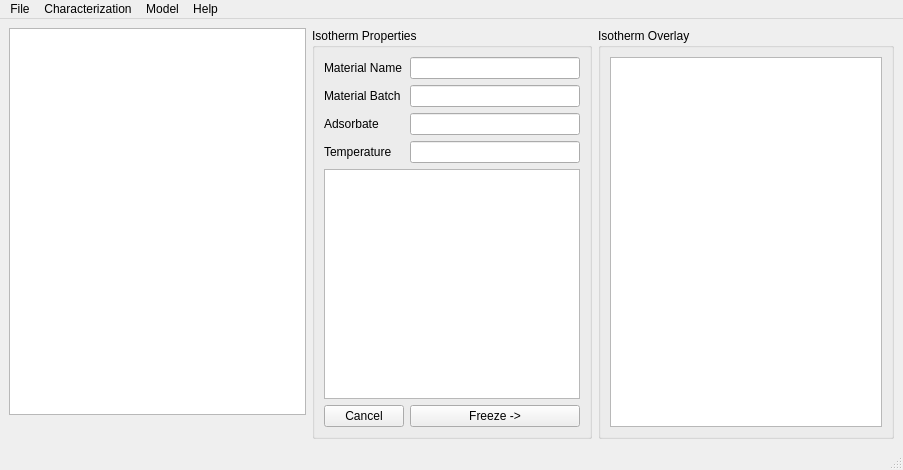
<?xml version="1.0" encoding="UTF-8"?>
<ui version="4.0">
 <class>MainWindow</class>
 <widget class="QMainWindow" name="MainWindow">
  <property name="geometry">
   <rect>
    <x>0</x>
    <y>0</y>
    <width>903</width>
    <height>470</height>
   </rect>
  </property>
  <property name="windowTitle">
   <string>pyGAPS-gui</string>
  </property>
  <property name="windowIcon">
   <iconset>
    <normaloff>:/res/designer/icons/01_Warning_48x48.png</normaloff>:/res/designer/icons/01_Warning_48x48.png</iconset>
  </property>
  <widget class="QWidget" name="centralwidget">
   <layout class="QGridLayout" name="gridLayout">
    <item row="0" column="10" rowspan="5">
     <widget class="QGroupBox" name="propertiesGroup">
      <property name="sizePolicy">
       <sizepolicy hsizetype="Maximum" vsizetype="Expanding">
        <horstretch>0</horstretch>
        <verstretch>0</verstretch>
       </sizepolicy>
      </property>
      <property name="title">
       <string>Isotherm Properties</string>
      </property>
      <layout class="QGridLayout" name="gridLayout_2">
       <item row="2" column="1">
        <widget class="QLineEdit" name="adsorbateLineEdit"/>
       </item>
       <item row="3" column="0">
        <widget class="QLabel" name="temperatureLabel">
         <property name="text">
          <string>Temperature</string>
         </property>
        </widget>
       </item>
       <item row="3" column="1">
        <widget class="QLineEdit" name="temperatureLineEdit"/>
       </item>
       <item row="4" column="0" colspan="2">
        <widget class="QTextBrowser" name="textBrowser"/>
       </item>
       <item row="1" column="1">
        <widget class="QLineEdit" name="materialBatchLineEdit"/>
       </item>
       <item row="0" column="1">
        <widget class="QLineEdit" name="materialNameLineEdit"/>
       </item>
       <item row="1" column="0">
        <widget class="QLabel" name="materialBatchLabel">
         <property name="text">
          <string>Material Batch</string>
         </property>
        </widget>
       </item>
       <item row="2" column="0">
        <widget class="QLabel" name="adsorbateLabel">
         <property name="text">
          <string>Adsorbate</string>
         </property>
        </widget>
       </item>
       <item row="0" column="0">
        <widget class="QLabel" name="materialNameLabel">
         <property name="text">
          <string>Material Name</string>
         </property>
        </widget>
       </item>
       <item row="5" column="0">
        <widget class="QPushButton" name="cancelButton">
         <property name="text">
          <string>Cancel</string>
         </property>
        </widget>
       </item>
       <item row="5" column="1">
        <widget class="QPushButton" name="okButton">
         <property name="sizePolicy">
          <sizepolicy hsizetype="Minimum" vsizetype="Fixed">
           <horstretch>0</horstretch>
           <verstretch>0</verstretch>
          </sizepolicy>
         </property>
         <property name="text">
          <string>Freeze -&gt;</string>
         </property>
        </widget>
       </item>
      </layout>
     </widget>
    </item>
    <item row="0" column="0">
     <layout class="QGridLayout" name="explorerGroup">
      <item row="0" column="0">
       <widget class="QListView" name="isoExplorer"/>
      </item>
     </layout>
    </item>
    <item row="0" column="11" rowspan="5">
     <widget class="QGroupBox" name="graphGroup">
      <property name="sizePolicy">
       <sizepolicy hsizetype="Expanding" vsizetype="Preferred">
        <horstretch>0</horstretch>
        <verstretch>0</verstretch>
       </sizepolicy>
      </property>
      <property name="title">
       <string>Isotherm Overlay</string>
      </property>
      <layout class="QGridLayout" name="gridLayout_3">
       <item row="0" column="0">
        <widget class="QGraphicsView" name="graphicsView"/>
       </item>
      </layout>
     </widget>
    </item>
   </layout>
  </widget>
  <widget class="QMenuBar" name="menubar">
   <property name="geometry">
    <rect>
     <x>0</x>
     <y>0</y>
     <width>903</width>
     <height>21</height>
    </rect>
   </property>
   <widget class="QMenu" name="menuFile">
    <property name="title">
     <string>File</string>
    </property>
    <addaction name="actionOpen"/>
    <addaction name="actionSave"/>
    <addaction name="separator"/>
    <addaction name="actionQuit"/>
   </widget>
   <widget class="QMenu" name="menuCharact">
    <property name="title">
     <string>Characterization</string>
    </property>
    <addaction name="actionBET_Surface_Area"/>
    <addaction name="actionLangmuir_Surface_Area"/>
    <addaction name="separator"/>
    <addaction name="actiont_plot"/>
    <addaction name="actionalpha_s_plot"/>
    <addaction name="separator"/>
    <addaction name="actionMicroporous_PSD"/>
    <addaction name="actionMesoporous_PSD"/>
    <addaction name="actionDFT_Kernel_PSD"/>
   </widget>
   <widget class="QMenu" name="menuHelp">
    <property name="title">
     <string>Help</string>
    </property>
    <addaction name="actionAbout"/>
   </widget>
   <widget class="QMenu" name="menuModel">
    <property name="title">
     <string>Model</string>
    </property>
    <addaction name="actionModel_By"/>
    <addaction name="actionGuess_Model"/>
   </widget>
   <addaction name="menuFile"/>
   <addaction name="menuCharact"/>
   <addaction name="menuModel"/>
   <addaction name="menuHelp"/>
  </widget>
  <widget class="QStatusBar" name="statusbar"/>
  <action name="actionOpen">
   <property name="icon">
    <iconset resource="resources.qrc">
     <normaloff>:/res/icons/10_Search_48x48.png</normaloff>:/res/icons/10_Search_48x48.png</iconset>
   </property>
   <property name="text">
    <string>Open</string>
   </property>
  </action>
  <action name="actionSave">
   <property name="icon">
    <iconset resource="resources.qrc">
     <normaloff>:/res/icons/04_Save_48x48.png</normaloff>:/res/icons/04_Save_48x48.png</iconset>
   </property>
   <property name="text">
    <string>Save</string>
   </property>
  </action>
  <action name="actionQuit">
   <property name="icon">
    <iconset resource="resources.qrc">
     <normaloff>:/res/icons/14_Delete_48x48.png</normaloff>:/res/icons/14_Delete_48x48.png</iconset>
   </property>
   <property name="text">
    <string>Quit</string>
   </property>
  </action>
  <action name="actionAbout">
   <property name="icon">
    <iconset resource="resources.qrc">
     <normaloff>:/res/icons/15_Tick_48x48.png</normaloff>:/res/icons/15_Tick_48x48.png</iconset>
   </property>
   <property name="text">
    <string>About</string>
   </property>
  </action>
  <action name="actionBET_Surface_Area">
   <property name="text">
    <string>BET Surface Area</string>
   </property>
  </action>
  <action name="actionLangmuir_Surface_Area">
   <property name="text">
    <string>Langmuir Surface Area</string>
   </property>
  </action>
  <action name="actiont_plot">
   <property name="text">
    <string>t-plot</string>
   </property>
  </action>
  <action name="actionalpha_s_plot">
   <property name="text">
    <string>alpha-s plot</string>
   </property>
  </action>
  <action name="actionMicroporous_PSD">
   <property name="text">
    <string>Microporous PSD</string>
   </property>
  </action>
  <action name="actionMesoporous_PSD">
   <property name="text">
    <string>Mesoporous PSD</string>
   </property>
  </action>
  <action name="actionDFT_Kernel_PSD">
   <property name="text">
    <string>DFT Kernel PSD</string>
   </property>
  </action>
  <action name="actionModel_By">
   <property name="text">
    <string>Model Using</string>
   </property>
  </action>
  <action name="actionGuess_Model">
   <property name="text">
    <string>Model Guess</string>
   </property>
  </action>
 </widget>
 <resources>
  <include location="resources.qrc"/>
 </resources>
 <connections/>
</ui>
